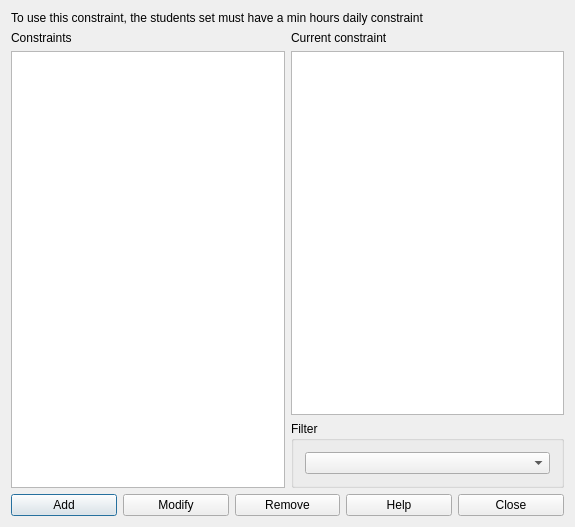
<?xml version="1.0" encoding="UTF-8"?>
<ui version="4.0">
 <class>ConstraintStudentsSetMinHoursPerMorningForm_template</class>
 <widget class="QDialog" name="ConstraintStudentsSetMinHoursPerMorningForm_template">
  <property name="geometry">
   <rect>
    <x>0</x>
    <y>0</y>
    <width>575</width>
    <height>527</height>
   </rect>
  </property>
  <property name="windowTitle">
   <string extracomment="This is the title of the dialog in which you see the list of all constraints of this type">Constraints students set min hours per morning</string>
  </property>
  <layout class="QGridLayout" name="gridLayout_2">
   <item row="2" column="0" colspan="2">
    <layout class="QHBoxLayout" name="horizontalLayout">
     <item>
      <widget class="QPushButton" name="addConstraintPushButton">
       <property name="text">
        <string>Add</string>
       </property>
      </widget>
     </item>
     <item>
      <widget class="QPushButton" name="modifyConstraintPushButton">
       <property name="text">
        <string>Modify</string>
       </property>
      </widget>
     </item>
     <item>
      <widget class="QPushButton" name="removeConstraintPushButton">
       <property name="text">
        <string>Remove</string>
       </property>
      </widget>
     </item>
     <item>
      <widget class="QPushButton" name="helpPushButton">
       <property name="text">
        <string>Help</string>
       </property>
      </widget>
     </item>
     <item>
      <widget class="QPushButton" name="closePushButton">
       <property name="text">
        <string>Close</string>
       </property>
      </widget>
     </item>
    </layout>
   </item>
   <item row="1" column="0">
    <layout class="QVBoxLayout" name="verticalLayout_2">
     <item>
      <widget class="QLabel" name="constraintsTextLabel">
       <property name="frameShape">
        <enum>QFrame::NoFrame</enum>
       </property>
       <property name="frameShadow">
        <enum>QFrame::Plain</enum>
       </property>
       <property name="text">
        <string>Constraints</string>
       </property>
       <property name="wordWrap">
        <bool>false</bool>
       </property>
      </widget>
     </item>
     <item>
      <widget class="QListWidget" name="constraintsListWidget"/>
     </item>
    </layout>
   </item>
   <item row="1" column="1">
    <layout class="QVBoxLayout" name="verticalLayout_3">
     <item>
      <layout class="QVBoxLayout" name="verticalLayout">
       <item>
        <widget class="QLabel" name="currentConstraintTextLabel">
         <property name="text">
          <string>Current constraint</string>
         </property>
         <property name="wordWrap">
          <bool>false</bool>
         </property>
        </widget>
       </item>
       <item>
        <widget class="QPlainTextEdit" name="currentConstraintTextEdit"/>
       </item>
      </layout>
     </item>
     <item>
      <widget class="QGroupBox" name="filterGroupBox">
       <property name="title">
        <string>Filter</string>
       </property>
       <layout class="QGridLayout" name="gridLayout">
        <item row="0" column="0">
         <widget class="QComboBox" name="studentsComboBox"/>
        </item>
       </layout>
      </widget>
     </item>
    </layout>
   </item>
   <item row="0" column="0" colspan="2">
    <widget class="QLabel" name="label2">
     <property name="sizePolicy">
      <sizepolicy hsizetype="Minimum" vsizetype="Minimum">
       <horstretch>0</horstretch>
       <verstretch>0</verstretch>
      </sizepolicy>
     </property>
     <property name="text">
      <string>To use this constraint, the students set must have a min hours daily constraint</string>
     </property>
     <property name="wordWrap">
      <bool>true</bool>
     </property>
    </widget>
   </item>
  </layout>
 </widget>
 <layoutdefault spacing="6" margin="11"/>
 <resources/>
 <connections/>
</ui>
